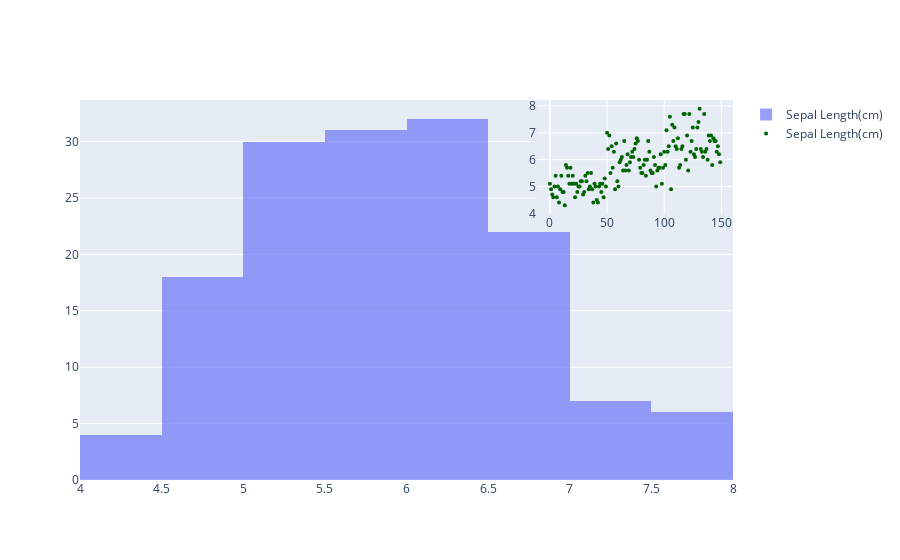

Notebook cell for this chart:
### Markdown cell above
### Inset plots(Plotly)

### Code cell
trace0 = go.Histogram(
    x=iris.SepalLengthCm,
    name="Sepal Length(cm)",
    opacity=0.65
)

trace1 = go.Scatter(
    x=iris.index,
    y=iris.SepalLengthCm,
    mode="markers",
    marker=dict(
        color="darkgreen",
        size=4
    ),
    xaxis="x2",
    yaxis="y2",
    name="Sepal Length(cm)"
)

fig = go.Figure()

fig.add_traces([trace0, trace1])
fig.update_layout(
    xaxis2=dict(
        domain=[0.7, 1],
        anchor="y2"
    ),
    yaxis2=dict(
        domain=[0.7, 1],
        anchor="x2"
    )
)

fig.show()

### Figure 1 — Plotly figure (JSON) as saved in the notebook; plotly's stock layout.template omitted (floating-point values rounded to 4 significant figures; data arrays with more than 128 entries replaced by an {"elided": "..."} marker saying what was removed)
{"data": [{"name": "Sepal Length(cm)", "opacity": 0.65, "type": "histogram", "x": {"elided": "150 float values"}}, {"marker": {"color": "darkgreen", "size": 4}, "mode": "markers", "name": "Sepal Length(cm)", "type": "scatter", "x": {"elided": "150 int values"}, "xaxis": "x2", "y": {"elided": "150 float values"}, "yaxis": "y2"}], "layout": {"xaxis2": {"anchor": "y2", "domain": [0.7, 1]}, "yaxis2": {"anchor": "x2", "domain": [0.7, 1]}}}
